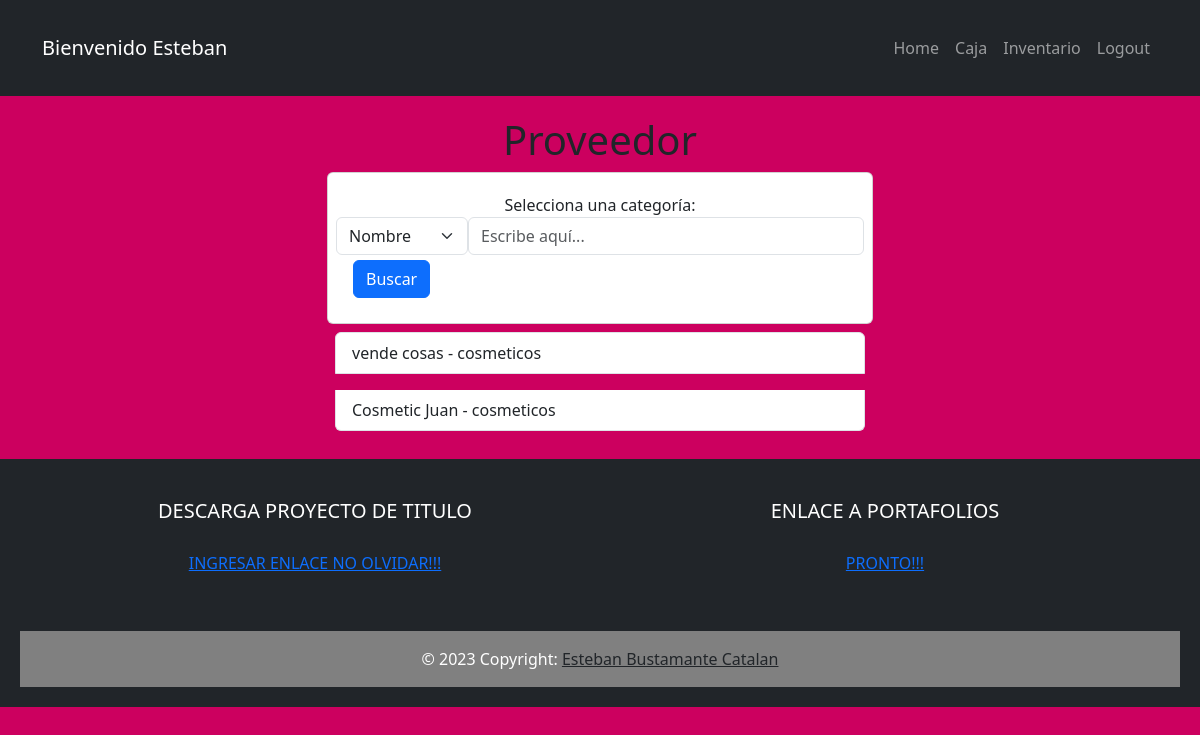
Screenshot of /req/buscaProveedor/ (signed in) with the database file from the repository.
### inventario/models.py (models this page shows)
class Proveedor(models.Model):
    nombre = models.CharField(max_length=100)
    rut = models.CharField(max_length=100)
    direccion = models.CharField(max_length=100)
    rubro = models.CharField(max_length=100)
    medioDePago = models.CharField(max_length=100)
    def __str__(self):
        return f"{self.nombre} - {self.rubro}"

### inventario/views.py (the view)
# urls.py: path('req/buscaProveedor/', views.busca_proveedor, name='busca_proveedor'),
@login_required
def busca_proveedor(request):
    if request.method == 'POST':
        categoria = request.POST.get('categoria')
        imput = request.POST.get('imput')
        if categoria:
            proveedor = Proveedor.objects.filter(
                Q(**{f'{categoria}__icontains': imput}))
        else:
            proveedor = Proveedor.objects.all()
        return render(request, 'listaProveedor.html', {'proveedores': proveedor})
    else:
        proveedor = Proveedor.objects.all()
        return render(request, 'listaProveedor.html', {'proveedores': proveedor})

### inventario/templates/listaProveedor.html (shortened to what this page needs)
{% extends 'base.html' %} {% block content%}
<main class="container">
  <div class="row">
    <h1>Proveedor</h1>
    <div class="col-md-6 offset-md-3">
      <form method="POST" action="{% url 'busca_proveedor' %}" class="card text-center">
        <div class="row"><label for="categoria">Selecciona una categoría:</label>
          <select class="form-select w-25" name="categoria" id="categoria">
            <option value="nombre">Nombre</option>
          </select>
          <input type="text" name="imput" id="imput" placeholder="Escribe aquí..." class="form-control w-75"></div>
          <div class="text-center">
            <button class="btn btn-primary d-flex justify-content-center marg">Buscar</button>
        </div>
      </form>
    <ul class="list-group">
      {% for proveedor in proveedores %}
      <a class="list-group-item  m-2" href="{% url 'mostrar_proveedor' proveedor.id %}"><li>{{proveedor}}</li></a>
      {% endfor %}
    </ul>
    </div>
  </div>
</main>
{% endblock %}

### inventario/templates/base.html (shortened to what this page needs)
{% load static %}
<!DOCTYPE html>
<html lang="en">
<head>
  <link rel="stylesheet" type="text/css" href="{% static 'css/base.css' %}">
  <link href="https://cdn.jsdelivr.net/npm/bootstrap@5.3.1/dist/css/bootstrap.min.css" rel="stylesheet"
>
</head>
<body class="body_BGC">
  <nav class="navbar navbar-expand-lg navbar-dark bg-dark">
    <div class="container">
      {% if user.is_authenticated %}
      <a class="navbar-brand" href="#">Bienvenido {{ user.username }}</a>
      {% else %}
      <a class="navbar-brand" href="#">Navbar</a>
      {% endif %}
      <div class="collapse navbar-collapse" id="navbarNav">
        <ul class="navbar-nav ms-auto">
          <li class="nav-item active">
            <a class="nav-link" href="/"> Home </span></a>
          </li>
          {% if user.is_authenticated %}
          <li class="nav-item">
            <a class="nav-link" href="{% url 'caja' %}">Caja</a>
          </li>
          <li class="nav-item">
            <a class="nav-link" href="{% url 'req' %}">Inventario</a>
          </li>
          <li class="nav-item">
            <a class="nav-link" href="{% url 'signout' %}">Logout</a>
          </li>
          {% endif %}
        </ul>
      </div>
    </div>
  </nav>
  {% block content%}
  {% endblock %}
  <footer class="bg-dark text-white text-center text-lg-start">
    <div class="container">
      <div class="row">
        <div class="col-lg-6 col-md-12 mb-4 mb-md-0">
          <h5 class="text-uppercase text-center">Descarga proyecto de titulo</h5>
          <p class="text-center"><a href="">INGRESAR ENLACE NO OLVIDAR!!!</a>
          </p>
        </div>
        <div class="col-lg-6 col-md-12 mb-4 mb-md-0">
          <h5 class="text-uppercase text-center">Enlace a Portafolios</h5>
          <p class="text-center"><a href="">PRONTO!!!</a>
          </p>
        </div>
      </div>
    </div>
    <div class="text-center p-3" style="background-color: grey;">
      © 2023 Copyright:
      <a class="text-dark" href="">Esteban Bustamante Catalan</a>
    </div>
  </footer>
</body>
</html>

### static/css/base.css (style rules this page uses)
.body_BGC { background-color: rgb(204, 0, 95); }
p { padding: 20px; }
h1 { text-align: center; }
.card { padding: 20px; }
.container { padding: 10px; margin: 10px; }
footer { padding: 20px; }
ul { list-style-type: none; padding: 0; margin: 0; }
.marg { margin: 5px; }

### rows the page displays
Proveedor: nombre+rubro "vende cosas - cosmeticos"
Proveedor: nombre+rubro "Cosmetic Juan - cosmeticos"

### other values shown
{{ user.username }} "Esteban"
